Frame 1 (no input): blank canvas, image omitted
Frame 60 (no input): blank canvas, image omitted
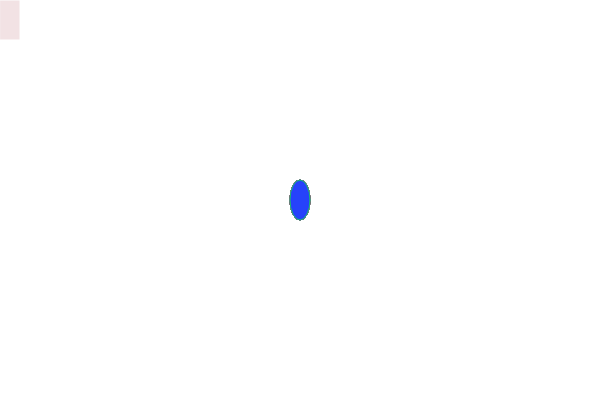
Frame 120 (the mouse pressed at the canvas centre since frame 60)

The p5.js sketch whose frames 1 and 60 were blank and that drew this single picture after the mouse press (run headless with seeded random() and noise() and a simulated clock; from frame 60 on, the mouse is pressed at the canvas centre):

// p5.js sketch
// ── sketch.js
function setup() {
	createCanvas(600,400);
}

function draw() {
var k = 20;
	//background(0,0,0);
  	//background(random(255),random(255),random(255));
	stroke(255,255,255);
	line(k*2,k*1,k*4,k*5);
	line(k*2,k*4,k*4,k*8);
	rect(0,0,20,40);
	if(mouseIsPressed){
	stroke(random(255),random(255),random(255));
	fill(random(255),random(255),random(255));
	ellipse(mouseX,mouseY,20,40);
	}
}
